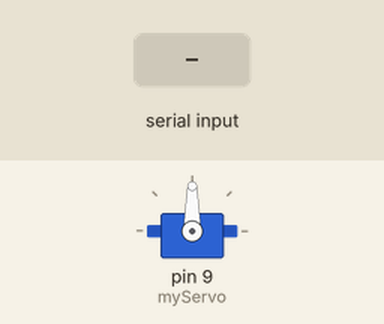
Recording of a sketch running on a simulated Arduino Uno, built with avr-gcc and run on an emulated ATmega328P. On the bench: servo. The inputs (shaded band) are chosen by the test bench.

Above: at 1.2 s.
1.3 s: "30,150\n" received over Serial
At 3.4 s:
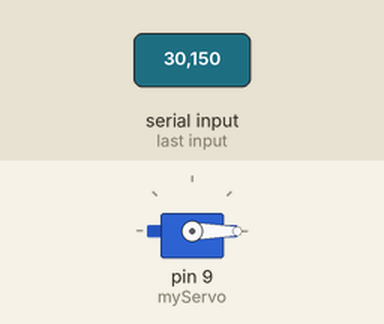
3.8 s: "90,45\n" received over Serial
At 4.5 s:
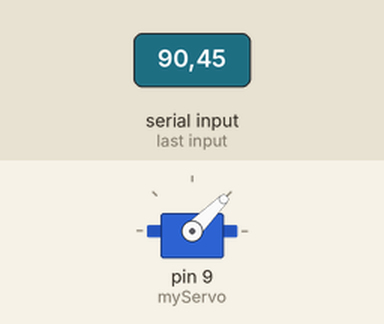
6.3 s: "200\n" received over Serial
At 7.1 s:
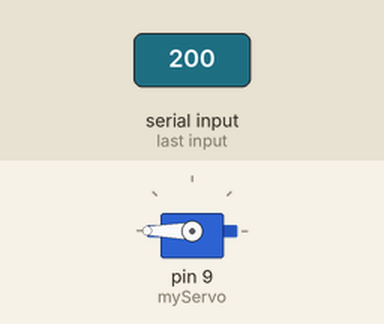
Timing chart, 0 to 9.3 s (numbered marks = the images above; inputs shaded):
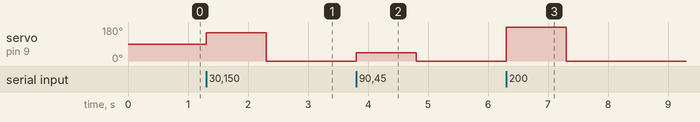

The sketch:

arduino.ino
```cpp
#include <Servo.h>
Servo myServo;

void setup() {
  Serial.begin(9600);
  myServo.attach(9);
}

void loop() {
  if (Serial.available()) {
    int angle = Serial.parseInt();
    myServo.write(angle);
  }
}
```

Measured:
- after the input at 1.3 s, servo on pin 9 (myServo): 90° → 150° at once, → 0° 1.0 s later
- after the input at 3.8 s, servo on pin 9 (myServo): 0° → 45° at once, → 0° 1.0 s later
- after the input at 6.3 s, servo on pin 9 (myServo): 0° → 180° at once, → 0° 1.0 s later
